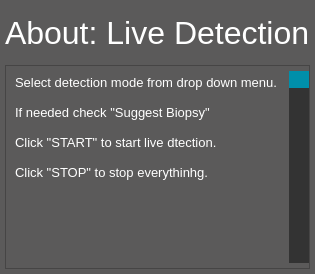
               <widget class="QWidget" name="page_about_home">
                <property name="styleSheet">
                 <string notr="true">background:rgb(91,90,90);</string>
                </property>
                <layout class="QVBoxLayout" name="verticalLayout_13">
                 <property name="spacing">
                  <number>5</number>
                 </property>
                 <property name="leftMargin">
                  <number>5</number>
                 </property>
                 <property name="topMargin">
                  <number>5</number>
                 </property>
                 <property name="rightMargin">
                  <number>5</number>
                 </property>
                 <property name="bottomMargin">
                  <number>5</number>
                 </property>
                 <item>
                  <widget class="QLabel" name="lab_about_home">
                   <property name="minimumSize">
                    <size>
                     <width>0</width>
                     <height>55</height>
                    </size>
                   </property>
                   <property name="maximumSize">
                    <size>
                     <width>16777215</width>
                     <height>55</height>
                    </size>
                   </property>
                   <property name="font">
                    <font>
                     <family>Segoe UI</family>
                     <pointsize>24</pointsize>
                    </font>
                   </property>
                   <property name="styleSheet">
                    <string notr="true">color:rgb(255,255,255);</string>
                   </property>
                   <property name="text">
                    <string>About: Live Detection</string>
                   </property>
                  </widget>
                 </item>
                 <item>
                  <widget class="QFrame" name="frame_about_home">
                   <property name="frameShape">
                    <enum>QFrame::StyledPanel</enum>
                   </property>
                   <property name="frameShadow">
                    <enum>QFrame::Raised</enum>
                   </property>
                   <layout class="QHBoxLayout" name="horizontalLayout_28">
                    <property name="spacing">
                     <number>0</number>
                    </property>
                    <property name="leftMargin">
                     <number>5</number>
                    </property>
                    <property name="topMargin">
                     <number>5</number>
                    </property>
                    <property name="rightMargin">
                     <number>0</number>
                    </property>
                    <property name="bottomMargin">
                     <number>5</number>
                    </property>
                    <item>
                     <widget class="QTextEdit" name="text_about_home">
                      <property name="enabled">
                       <bool>true</bool>
                      </property>
                      <property name="font">
                       <font>
                        <family>Segoe UI</family>
                        <pointsize>10</pointsize>
                       </font>
                      </property>
                      <property name="styleSheet">
                       <string notr="true">color:rgb(255,255,255);</string>
                      </property>
                      <property name="frameShape">
                       <enum>QFrame::NoFrame</enum>
                      </property>
                      <property name="frameShadow">
                       <enum>QFrame::Plain</enum>
                      </property>
                      <property name="readOnly">
                       <bool>true</bool>
                      </property>
                      <property name="html">
                       <string>&lt;!DOCTYPE HTML PUBLIC &quot;-//W3C//DTD HTML 4.0//EN&quot; &quot;http://www.w3.org/TR/REC-html40/strict.dtd&quot;&gt;
&lt;html&gt;&lt;head&gt;&lt;meta name=&quot;qrichtext&quot; content=&quot;1&quot; /&gt;&lt;style type=&quot;text/css&quot;&gt;
p, li { white-space: pre-wrap; }
&lt;/style&gt;&lt;/head&gt;&lt;body style=&quot; font-family:'Segoe UI'; font-size:10pt; font-weight:400; font-style:normal;&quot;&gt;
&lt;p style=&quot; margin-top:0px; margin-bottom:0px; margin-left:0px; margin-right:0px; -qt-block-indent:0; text-indent:0px;&quot;&gt;Select detection mode from drop down menu.&lt;/p&gt;
&lt;p style=&quot;-qt-paragraph-type:empty; margin-top:0px; margin-bottom:0px; margin-left:0px; margin-right:0px; -qt-block-indent:0; text-indent:0px;&quot;&gt;&lt;br /&gt;&lt;/p&gt;
&lt;p style=&quot; margin-top:0px; margin-bottom:0px; margin-left:0px; margin-right:0px; -qt-block-indent:0; text-indent:0px;&quot;&gt;If needed check &amp;quot;Suggest Biopsy&amp;quot;&lt;/p&gt;
&lt;p style=&quot;-qt-paragraph-type:empty; margin-top:0px; margin-bottom:0px; margin-left:0px; margin-right:0px; -qt-block-indent:0; text-indent:0px;&quot;&gt;&lt;br /&gt;&lt;/p&gt;
&lt;p style=&quot; margin-top:0px; margin-bottom:0px; margin-left:0px; margin-right:0px; -qt-block-indent:0; text-indent:0px;&quot;&gt;Click &amp;quot;START&amp;quot; to start live dtection.&lt;/p&gt;
&lt;p style=&quot;-qt-paragraph-type:empty; margin-top:0px; margin-bottom:0px; margin-left:0px; margin-right:0px; -qt-block-indent:0; text-indent:0px;&quot;&gt;&lt;br /&gt;&lt;/p&gt;
&lt;p style=&quot; margin-top:0px; margin-bottom:0px; margin-left:0px; margin-right:0px; -qt-block-indent:0; text-indent:0px;&quot;&gt;Click &amp;quot;STOP&amp;quot; to stop everythinhg.&lt;/p&gt;
&lt;p style=&quot;-qt-paragraph-type:empty; margin-top:0px; margin-bottom:0px; margin-left:0px; margin-right:0px; -qt-block-indent:0; text-indent:0px;&quot;&gt;&lt;br /&gt;&lt;/p&gt;
&lt;p style=&quot;-qt-paragraph-type:empty; margin-top:0px; margin-bottom:0px; margin-left:0px; margin-right:0px; -qt-block-indent:0; text-indent:0px;&quot;&gt;&lt;br /&gt;&lt;/p&gt;&lt;/body&gt;&lt;/html&gt;</string>
                      </property>
                      <property name="textInteractionFlags">
                       <set>Qt::TextBrowserInteraction</set>
                      </property>
                     </widget>
                    </item>
                    <item>
                     <widget class="QScrollBar" name="vsb_about_home">
                      <property name="styleSheet">
                       <string notr="true">QScrollBar:vertical {
	background:rgb(51,51,51);
    width:20px;
    margin: 0px 0px 0px 0px;
}
QScrollBar::handle:vertical {
    background:rgb(0,143,170);
}
QScrollBar::add-page:vertical {
 	background:rgb(51,51,51);
}
QScrollBar::sub-page:vertical {
 	background:rgb(51,51,51);
}</string>
                      </property>
                      <property name="orientation">
                       <enum>Qt::Vertical</enum>
                      </property>
                     </widget>
                    </item>
                   </layout>
                  </widget>
                 </item>
                </layout>
               </widget>
